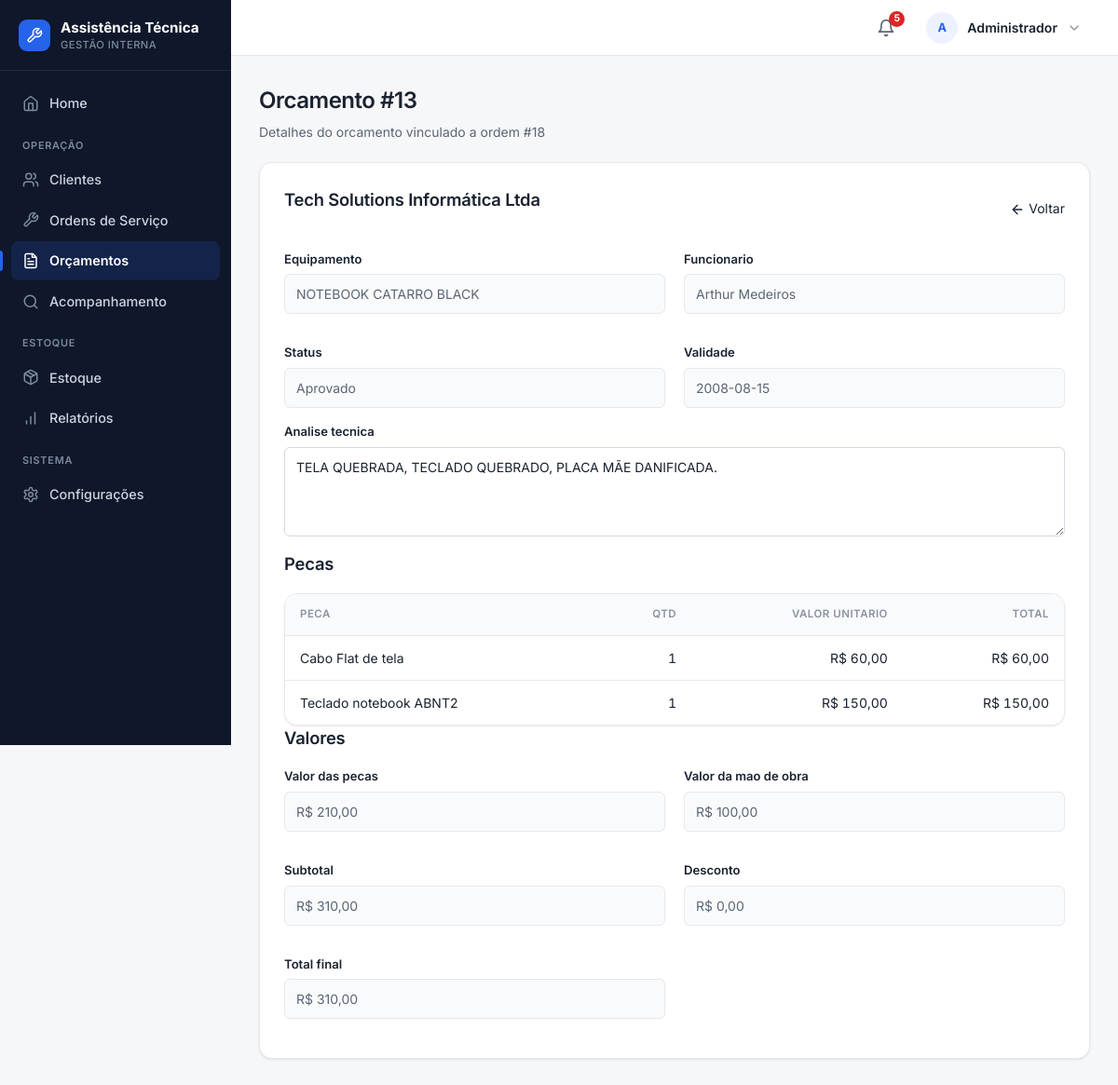
The page /orcamentos/visualizar/13 (signed in) on the database its author committed.
### tables this page shows
CREATE TABLE orcamentos (id INTEGER PRIMARY KEY AUTOINCREMENT, ordem_id INTEGER NOT NULL, cliente_id INTEGER NOT NULL, equipamento TEXT NOT NULL, valor_orcamento REAL NOT NULL, peca_id INTEGER, valor_peca REAL NOT NULL DEFAULT 0, valor_mao_obra REAL NOT NULL DEFAULT 0, valor_total REAL NOT NULL DEFAULT 0, problema_analisado TEXT NOT NULL DEFAULT '', status TEXT NOT NULL DEFAULT 'Pendente', validade TEXT, desconto REAL NOT NULL DEFAULT 0, data_cadastro TEXT, FOREIGN KEY (ordem_id) REFERENCES ordens_servico(ordem_id), FOREIGN KEY (cliente_id) REFERENCES clientes(id));

CREATE TABLE clientes (
    id INTEGER PRIMARY KEY AUTOINCREMENT,
    nome TEXT NOT NULL,
    cpf TEXT UNIQUE,
    telefone TEXT,
    email TEXT,
    endereco TEXT
, data_cadastro TEXT);

CREATE TABLE funcionarios (
    id INTEGER PRIMARY KEY AUTOINCREMENT,
    nome TEXT NOT NULL,
    email TEXT NOT NULL UNIQUE,
    senha TEXT NOT NULL,
    cargo TEXT
, ativo INTEGER NOT NULL DEFAULT 1, perfil TEXT NOT NULL DEFAULT 'funcionario');

CREATE TABLE ordem_pecas (
    id INTEGER PRIMARY KEY AUTOINCREMENT,
    ordem_id INTEGER NOT NULL,
    peca_id INTEGER NOT NULL,
    quantidade INTEGER NOT NULL,
    valor_unitario REAL DEFAULT 0,

    FOREIGN KEY (ordem_id) REFERENCES ordens_servico(ordem_id),
    FOREIGN KEY (peca_id) REFERENCES pecas(id)
);

CREATE TABLE pecas (
    id INTEGER PRIMARY KEY AUTOINCREMENT,
    nome TEXT NOT NULL,
    descricao TEXT,
    quantidade INTEGER NOT NULL DEFAULT 0,
    estoque_minimo INTEGER DEFAULT 1,
    preco_unitario REAL DEFAULT 0,
    fornecedor TEXT
, data_cadastro TEXT);

### routes/orcamento.py (the view)
@orcamento_bp.route("/orcamentos/visualizar/<int:orcamento_id>")
def visualizar_orcamento(orcamento_id):
    conexao = conectar()
    orcamento = _buscar_orcamento(conexao, orcamento_id)
    if orcamento is None or not _ordem_permitida(conexao, orcamento["ordem_id"]):
        conexao.close()
        flash("Orcamento nao encontrado ou sem permissao de acesso.", "erro")
        return redirect("/orcamento")
    pecas_orcamento = conexao.execute("""
        SELECT p.nome, op.quantidade, op.valor_unitario,
               (op.quantidade * op.valor_unitario) AS total
        FROM ordem_pecas op
        JOIN pecas p ON p.id = op.peca_id
        WHERE op.ordem_id = ?
        ORDER BY op.id
    """, (orcamento["ordem_id"],)).fetchall()
    conexao.close()
    return render_template(
        "visualizar_orcamento.html",
        orcamento=orcamento,
        pecas_orcamento=pecas_orcamento,
    )

### app.py (called while the page is built)
@app.template_filter("moeda")
def formatar_moeda(valor):
    try:
        numero = float(valor or 0)
    except (TypeError, ValueError):
        numero = 0.0
    formatado = f"{numero:,.2f}".replace(",", "X").replace(".", ",").replace("X", ".")
    return f"R$ {formatado}"

@app.context_processor
def injetar_alertas_estoque():
    if "funcionario_id" not in session:
        return {"alerta_estoque_baixo": 0}
    conexao = conectar()
    total = conexao.execute(
        "SELECT COUNT(*) FROM pecas WHERE quantidade <= estoque_minimo"
    ).fetchone()[0]
    conexao.close()
    return {"alerta_estoque_baixo": total}

def tem_permissao(perfil, *perfis):
    return perfil in perfis

@app.context_processor
def injetar_permissoes():
    perfil = session.get("funcionario_perfil")
    return {
        "perfil_atual": perfil,
        "pode": lambda *perfis: tem_permissao(perfil, *perfis),
    }

@app.before_request
def proteger_rotas():
    rotas_livres = (
        "/login",
        "/acompanhamento",
        "/static",
    )
    if request.path.startswith(rotas_livres):
        return None
    if request.path == "/funcionarios/cadastrar" and _sem_funcionarios():
        return None
    if "funcionario_id" not in session:
        return redirect("/login")
    perfil_atual = session.get("funcionario_perfil")
    if perfil_atual not in TODOS:
        session.clear()
        flash("Perfil de acesso invalido. Faca login com uma conta da equipe.", "erro")
        return redirect("/login")
    permitido = PERMISSOES.get(request.endpoint)
    if permitido is not None and perfil_atual not in permitido:
        flash("Você não tem permissão para acessar esta área.", "erro")
        return redirect("/")
    return None

### database.py (called while the page is built)
def _coluna_existe(conexao, tabela, coluna):
    colunas = conexao.execute(f"PRAGMA table_info({tabela})").fetchall()
    return any(item["name"] == coluna for item in colunas)

def conectar():
    conexao = sqlite3.connect("database/sistema.db")
    conexao.row_factory = sqlite3.Row
    conexao.execute("PRAGMA foreign_keys = ON")
    _garantir_schema(conexao)
    return conexao

### routes/orcamento.py (called while the page is built)
def _usuario_tecnico():
    return session.get("funcionario_perfil") == "tecnico"

def _ordem_permitida(db, ordem_id):
    if not _usuario_tecnico():
        return True
    ordem = db.execute(
        "SELECT funcionario_id FROM ordens_servico WHERE ordem_id = ?",
        (ordem_id,),
    ).fetchone()
    return ordem is not None and ordem["funcionario_id"] == session.get("funcionario_id")

### templates/visualizar_orcamento.html (shortened to what this page needs)
{% extends "base.html" %}
{% import 'partials/_icons.html' as icons %}
{% block css %}
    <link rel="stylesheet" href="{{ url_for('static', filename='css/orcamento.css') }}">
{% endblock %}
{% block conteudo %}
<div class="page-head">
    <h1>Orcamento #{{ orcamento['id'] }}</h1>
    <p>Detalhes do orcamento vinculado a ordem #{{ orcamento['ordem_id'] }}</p>
</div>
<div class="container">
    <div class="topo">
        <h2>{{ orcamento['nome_cliente'] }}</h2>
        <div class="acoes-topo">
            <a href="{{ url_for('orcamento.pagina_orcamento') }}" class="btn--secondary">{{ icons.icon('arrow-left', 16) }} Voltar</a>
        </div>
    </div>
    <div class="form-grid">
        <div class="campo"><label>Equipamento</label><input type="text" value="{{ orcamento['equipamento'] }}" readonly></div>
        <div class="campo"><label>Funcionario</label><input type="text" value="{{ orcamento['funcionario_nome'] or 'Nao atribuido' }}" readonly></div>
        <div class="campo"><label>Status</label><input type="text" value="{{ orcamento['status'] }}" readonly></div>
        <div class="campo"><label>Validade</label><input type="text" value="{{ orcamento['validade'] or '-' }}" readonly></div>
    </div>
    <div class="campo">
        <label>Analise tecnica</label>
        <textarea readonly>{{ orcamento['problema_analisado'] }}</textarea>
    </div>
    <h2>Pecas</h2>
    <div class="tabela-wrapper">
        <table>
            <thead>
                <tr>
                    <th>Peca</th>
                    <th class="num">Qtd</th>
                    <th class="num">Valor unitario</th>
                    <th class="num">Total</th>
                </tr>
            </thead>
            <tbody>
                {% for peca in pecas_orcamento %}
                <tr>
                    <td>{{ peca['nome'] }}</td>
                    <td class="num">{{ peca['quantidade'] }}</td>
                    <td class="num">{{ peca['valor_unitario'] | moeda }}</td>
                    <td class="num">{{ peca['total'] | moeda }}</td>
                </tr>
                {% else %}
                <tr><td colspan="4">Nenhuma peca vinculada.</td></tr>
                {% endfor %}
            </tbody>
        </table>
    </div>
    <h2>Valores</h2>
    <div class="form-grid">
        <div class="campo"><label>Valor das pecas</label><input type="text" value="{{ orcamento['valor_peca'] | moeda }}" readonly></div>
        <div class="campo"><label>Valor da mao de obra</label><input type="text" value="{{ orcamento['valor_mao_obra'] | moeda }}" readonly></div>
        <div class="campo"><label>Subtotal</label><input type="text" value="{{ orcamento['subtotal'] | moeda }}" readonly></div>
        <div class="campo"><label>Desconto</label><input type="text" value="{{ orcamento['desconto'] | moeda }}" readonly></div>
        <div class="campo"><label>Total final</label><input type="text" value="{{ orcamento['valor_total'] | moeda }}" readonly></div>
    </div>
</div>
{% endblock %}

### static/css/global.css (style rules this page uses)
:root { --bg: #f6f7f9; --surface: #ffffff; --surface-2: #f9fafb; --border: #e6e8ec; --border-strong: #d5d9e0; --ink: #1a2230; --muted: #5b6675; --subtle: #8a93a3; --primary: #2563eb; --primary-hover: #1d4ed8; --primary-soft: #eef2ff; --success: #16a34a; --success-soft: #dcfce7; --warning: #d97706; --warning-soft: #fef3c7; --danger: #dc2626; --danger-hover: #b91c1c; --danger-soft: #fee2e2; --sidebar: #0f172a; --sidebar-ink: #cbd5e1; --sidebar-muted: #7e8aa0; --s-1: 4px; --s-2: 8px; --s-3: 12px; --s-4: 16px; --s-5: 20px; --s-6: 24px; --s-8: 32px; --r-sm: 6px; --r-md: 10px; --r-lg: 14px; --r-pill: 999px; --shadow-sm: 0 1px 2px rgba(16, 24, 40, 0.04), 0 1px 3px rgba(16, 24, 40, 0.06); --shadow-md: 0 4px 12px rgba(16, 24, 40, 0.08); --azul-900: #0f172a; --azul-800: #1e293b; --azul-700: #2563eb; --azul-600: #2563eb; --azul-500: #2563eb; --azul-100: #eef2ff; --azul-50: #f9fafb; --branco: #ffffff; --cinza-900: #1a2230; --cinza-700: #5b6675; --cinza-500: #8a93a3; --cinza-200: #e6e8ec; --cinza-100: #f1f3f6; --verde-100: #dcfce7; --verde-700: #166534; --amarelo-100: #fef3c7; --amarelo-700: #92400e; --vermelho-100: #fee2e2; --vermelho-700: #991b1b; --sombra: var(--shadow-sm); --raio: var(--r-md); }
* { box-sizing: border-box; }
body { min-height: 100vh; margin: 0; font-family: "Inter", -apple-system, BlinkMacSystemFont, "Segoe UI", Roboto, Arial, sans-serif; font-size: 14px; line-height: 1.5; color: var(--ink); background: var(--bg); -webkit-font-smoothing: antialiased; text-rendering: optimizeLegibility; }
h1, h2, h3, h4 { color: var(--ink); font-weight: 600; letter-spacing: -0.01em; }
h2 { margin: 0 0 18px; font-size: 1.15rem; }
a { color: var(--primary); text-decoration: none; }
.container, .card { background: var(--surface); border: 1px solid var(--border); border-radius: var(--r-lg); box-shadow: var(--shadow-sm); }
.container { padding: clamp(18px, 3vw, 26px); }
.topo { display: flex; justify-content: space-between; align-items: center; gap: 16px; margin-bottom: 22px; }
.acoes-topo, .botoes, .form-botao { display: flex; flex-wrap: wrap; gap: 10px; align-items: center; }
.btn--secondary, .btn-home, .voltar, .editar { background: var(--surface); color: var(--ink); border-color: var(--border-strong); }
.form-grid { display: grid; grid-template-columns: repeat(2, minmax(0, 1fr)); gap: 16px 20px; }
.campo, .form-group { display: flex; flex-direction: column; gap: 6px; margin-bottom: 16px; }
label { color: var(--ink); font-weight: 600; font-size: 0.82rem; }
input, select, textarea { width: 100%; min-height: 42px; padding: 10px 12px; color: var(--ink); background: var(--surface); border: 1px solid var(--border-strong); border-radius: var(--r-sm); font: inherit; transition: border-color 0.15s ease, box-shadow 0.15s ease; }
input::placeholder, textarea::placeholder { color: var(--subtle); }
textarea { min-height: 96px; resize: vertical; }
input[readonly], input[readonly]:focus { background: var(--surface-2); color: var(--muted); box-shadow: none; border-color: var(--border); }
.tabela-wrapper { width: 100%; overflow-x: auto; border: 1px solid var(--border); border-radius: var(--r-lg); box-shadow: var(--shadow-sm); background: var(--surface); }
table { width: 100%; margin-top: 0; border-collapse: separate; border-spacing: 0; background: var(--surface); border: 1px solid var(--border); border-radius: var(--r-lg); overflow: hidden; }
.tabela-wrapper table { border: 0; border-radius: 0; box-shadow: none; }
th, td { padding: 13px 16px; text-align: left; vertical-align: middle; border-bottom: 1px solid var(--border); }
th { color: var(--subtle); background: var(--surface-2); font-size: 0.72rem; font-weight: 600; text-transform: uppercase; letter-spacing: 0.04em; white-space: nowrap; }
td { color: var(--ink); }
tbody tr { transition: background-color 0.12s ease; }
tbody tr:last-child td { border-bottom: 0; }
.num { text-align: right; font-variant-numeric: tabular-nums; }

### static/css/layout.css (style rules this page uses)
.page-head { margin: 0 0 22px; }
.page-head h1 { margin: 0; color: var(--ink); font-size: clamp(1.25rem, 2vw, 1.6rem); font-weight: 600; letter-spacing: -0.02em; }
.page-head p { margin: 5px 0 0; color: var(--muted); }

### rows shown on the page
orcamentos: id "13", ordem_id "18", equipamento "NOTEBOOK CATARRO BLACK", status "Aprovado", validade "2008-08-15", problema_analisado "TELA QUEBRADA, TECLADO QUEBRADO, PLACA MÃE DANIFICADA.", valor_peca|moeda "R$ 210,00", valor_mao_obra|moeda "R$ 100,00", desconto|moeda "R$ 0,00", valor_total|moeda "R$ 310,00"
clientes: nome_cliente "Tech Solutions Informática Ltda"
funcionarios: nome "Arthur Medeiros"
ordem_pecas: nome "Cabo Flat de tela", quantidade "1", valor_unitario|moeda "R$ 60,00", total|moeda "R$ 60,00"
ordem_pecas: nome "Teclado notebook ABNT2", quantidade "1", valor_unitario|moeda "R$ 150,00", total|moeda "R$ 150,00"

### other values the page prints
{{ alerta_estoque_baixo }} "5"
{{ iniciais }} "A"
{{ nome_usuario }} "Administrador"
